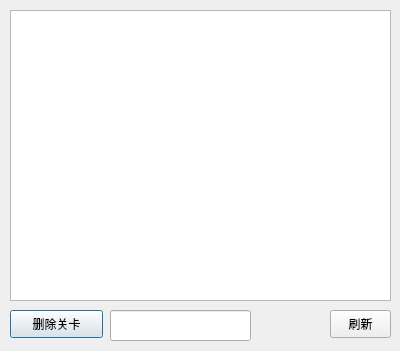
<?xml version="1.0" encoding="UTF-8"?>
<ui version="4.0">
 <class>timeShowDlg</class>
 <widget class="QDialog" name="timeShowDlg">
  <property name="geometry">
   <rect>
    <x>0</x>
    <y>0</y>
    <width>400</width>
    <height>351</height>
   </rect>
  </property>
  <property name="windowTitle">
   <string>显示时间</string>
  </property>
  <widget class="QPushButton" name="delButton">
   <property name="geometry">
    <rect>
     <x>10</x>
     <y>310</y>
     <width>93</width>
     <height>28</height>
    </rect>
   </property>
   <property name="text">
    <string>删除关卡</string>
   </property>
  </widget>
  <widget class="QLineEdit" name="delKey">
   <property name="geometry">
    <rect>
     <x>110</x>
     <y>310</y>
     <width>141</width>
     <height>31</height>
    </rect>
   </property>
   <property name="font">
    <font>
     <family>Arial</family>
     <pointsize>12</pointsize>
    </font>
   </property>
   <property name="text">
    <string/>
   </property>
  </widget>
  <widget class="QTableView" name="REtable">
   <property name="geometry">
    <rect>
     <x>10</x>
     <y>10</y>
     <width>381</width>
     <height>291</height>
    </rect>
   </property>
  </widget>
  <widget class="QPushButton" name="flushT">
   <property name="geometry">
    <rect>
     <x>330</x>
     <y>310</y>
     <width>61</width>
     <height>28</height>
    </rect>
   </property>
   <property name="text">
    <string>刷新</string>
   </property>
  </widget>
 </widget>
 <resources/>
 <connections/>
</ui>
